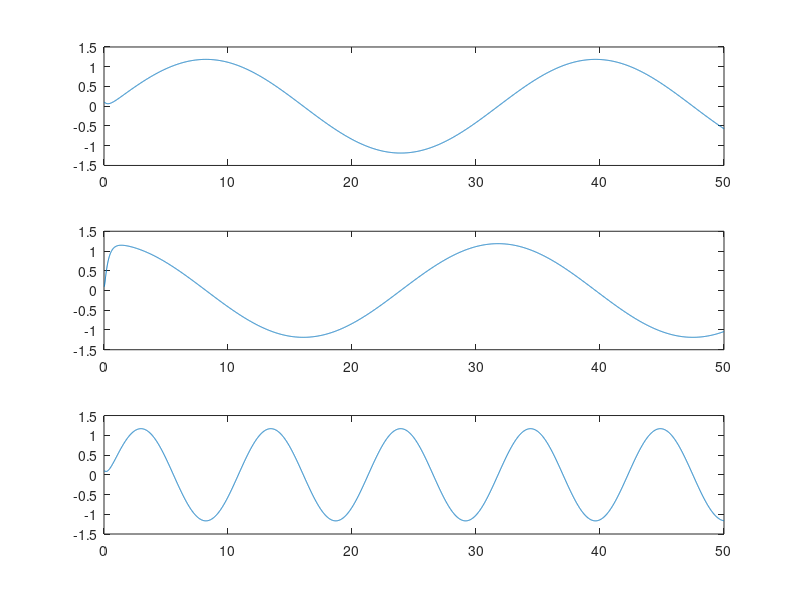

Write the MATLAB code that produced this figure. (Note: this script raises an error after producing the figure.)
%% Fixed point smoother
% The smoothed estimate of x is always better than the standard 
% Kalman filter estimate (proof in textbook). 
% The larger the value of v (i.e., the more measurements that we use
% to obtain our smoothed estimate), the greater the improvement 
% in the estimation accuracy. 
% The better our sensors, the better the smoother performs
% We expect that Pi will converge to P in steady state
clc; clear all; close all;
rng(1); % set the random number generator to be the same every time for consistency

tf = 50; % sim time parameters
dt = 0.01;
t = 0:dt:tf;

% Noise params
R = 0.0001*eye(3);
Q = [0.000001*eye(3), zeros(3,3); 
    zeros(3,3),  0.01*eye(3)];

% System matrices
A = [zeros(3,3), eye(3); zeros(3,6)];
F = expm(A*dt); % state transition matrix
H = [eye(3) zeros(3,3)]; % measurement matrix (measure position)
G = [zeros(3,3); eye(3)]; % control matrix

% control for demo
Q_lqr = diag([1, 1, 1, 0.1, 0.1, 0.1]); % State cost weights
R_lqr = eye(3); % Control effort penalty
K = dlqr(F, G, Q_lqr, R_lqr); % Discrete-time LQR gain


% Fixed point config how many point we wish to smooth.
% ie use the next v measurements to smooth point j
v = 50; 

% initial conditions
x = [0.1*ones(3,1); 0.0*[1; 2; 3]];
xhat = x; % make xhat slightly wrong
P =  [1*eye(3), zeros(3,3); 
    zeros(3,3),  0.01*eye(3)]; % covariance matrix
xhat_original = xhat; % store regular kalman filter answer here

j = 1; % start FPS after this many points (maybe wait a few so kalman converges first?)
   
for i = 1:length(t)-1
    % Measurement of current state
    y(:,i) = H*x(:, i) + sqrtm(R)*randn(3,1);
    
    % Regular apriori kalman filter runs every time step
    if (i < j)  % regular kalman filter until we turn on fps
        L(:,:,i) = (F*P(:,:,i)*H') /(H*P(:,:,i)*H' + R);
        xhat(:,i+1) = F*xhat(:,i) + L(:,:,i)*(y(i) - H*xhat(:,i));
        P(:,:, i+1) = F*P(:,:,i) * (F - L(:,:,i)*H)' + Q;
        xhat_original(:,i+1) =  xhat(:,i+1); % save for comparison
    elseif (i >= j) % we need to at least be to the jth point to start smoothing
        % Fixed point smoother initialization
        Sigma(:,:,j) = P(:,:,j);
        Pi(:,:,j) = P(:,:,j);

        for k = j:1:i % iterate from oldest point to smooth (j) to current measurement (i)
            L(:,:,k) = (F*P(:,:,k)*H') /(H*P(:,:,k)*H' + R);

            lambda(:,:, k) = (Sigma(:,:,k)*H') / (H*P(:,:,k)*H' + R); % smoother kalman gain
            
            xhat(:, j) = xhat(:,j) + lambda(:,:,k) * (y(:,k) - H*xhat(:,k)); % updating previous estimates here, note j

            xhat(:,k+1) = F*xhat(:,k) + L(:,:,k)*(y(:,k) - H*xhat(:,k));
            P(:,:, k+1) = F*P(:,:,k) * (F - L(:,:,k)*H)' + Q;

            % Propagate covariance (Pi) and cross variance (sigma). 
            % We mostly care to inspect Pi. sigma is an intermediate variable
            Pi(:,:,k+1) = Pi(:,:,k) - Sigma(:,:,k)*H'*lambda(:,:,k)';
            Sigma(:,:,k+1) = Sigma(:,:,k)*(F - L(:,:,k)*H)';

            % enforce symmetry
            % Sigma(:,:,k+1) = 0.5 * (Sigma(:,:,k+1) + Sigma(:,:,k+1)');
            % Pi(:,:,k+1) = 0.5 * (Pi(:,:,k+1) + Pi(:,:,k+1)');

                xhat_original(:,k+1) =  xhat(:,k+1); % save for comparison

        end
    end


    % if current point is more than "v" points away from the oldest smoothed point  
    % we move our oldest point up to smooth the next point
    if ( (i+1) - j ) > v
        j = j+1;
    end

    % Dynamics
    e(:,i) = x(:,i) - zeros(6,1);
    u(:,i) = -K*x(:,i) + [sin(.2*t(i)); cos(.2*t(i)); sin(.6*t(i))] ;
    x(:,i+1) = F*x(:, i)+ G*u(:,i)  + sqrtm(Q)*randn(6,1)*0; % true state  % 
   
end
% at this point, xhat has been smoothed while xhat_original has not

% Error calculations
e_kalman = x - xhat_original;
e_smoothed = x - xhat;
e_meas = x(1,2:end) - y;

figure;
for q = 1:3
    subplot(3,1,q);
    plot(t(2:end), e(q,:))
end
sgtitle("State Error");

% figure;
% for q = 1:3
%     subplot(3,1,q);
%     plot(t(2:end), u(q,:))
% end
% sgtitle("Control Signal");

figure; 
for q = 1:3
    subplot(3,1,q);
    plot( t, xhat(q,:), t, xhat_original(q,:), t, x(q,:))
    legend([ "Smoothed" "Kalman" "True"]);
end
xlabel("Time (sec)");
sgtitle("Position Estimation");

figure; 
for q = 4:6
    subplot(3,1,q-3);
    plot( t, xhat_original(q,:),  t, xhat(q,:), t, x(q,:))
    legend(["Kalman" "Smoothed" "True" ]);
end
xlabel("Time (sec)");
sgtitle("Velocity Estimation");



P1 = squeeze(P(1,1,:));
P2 = squeeze(P(2,2,:));
Pi1 = squeeze(Pi(1,1,:));
Pi2 = squeeze(Pi(2,2,:));

% figure;
% plot(t, P1, t, P2, t, Pi1, "--", t, Pi2, "--");
% title("Covariance vs Time"); xlabel("Time (sec)");
% ylabel("Covariance"); 
% legend(["P1" "P2" "Pi1" "Pi2"])
% 
% figure; 
% plot(t, [e_meas [0;0;0]], t, e_kalman(1,:), t, e_smoothed(1,:) );
% title("Estimation Error Signals")
% legend(["Meas" "Estimated" "Smoothed"]);

% 
% figure; 
% for q = 1:6 
%     if q <= 3
%         plot(t(2:end), squeeze(L(q,q,:)))
%     else 
%         plot(t(2:end), squeeze(L(q,q-3,:)))
%     end
% end
% title("Kalman Gains over Time"); xlabel("Time (sec)")
% legend(["k1" "k2" "k3" "k4" "k5" "k6"])
% 
% figure; hold on;
% for q = 1:6 
%     if q <= 3
%         plot(t(2:end), squeeze(lambda(q,q,:)))
%     else 
%         plot(t(2:end), squeeze(lambda(q,q-3,:)))
%     end
% end
% title("Smoother Gains"); ylabel("\lambda"); xlabel("Time (sec)"); 
% legend(["\lambda_1" "\lambda_2" "\lambda_3" "\lambda_4" "\lambda_5" "\lambda_6"])

% 
% trP = [];
% trPi = [];
% for q = 1:length(t)
%     trP(q) = trace(P(:,:,q));
%     trPi(q) = trace(Pi(:,:,q));
% end
% figure; hold on;
% plot(t, trP, t, trPi);
% title("Tr(Cov)"); ylabel("Tr(cov)"); xlabel("Time (sec)");
% legend(["P" "Pi"])


fprintf("Position Error Norm:\n");
fprintf("Meas: %f   Kalman: %f  Smoothed:%f\n\n", norm(e_meas(1,:)),  norm(e_kalman(1,:)), norm(e_smoothed(1,:)));
fprintf("Velocity Error Norm:\n");
fprintf("Kalman: %f  Smoothed:%f\n\n",  norm(e_kalman(2,:)), norm(e_smoothed(2,:)));
